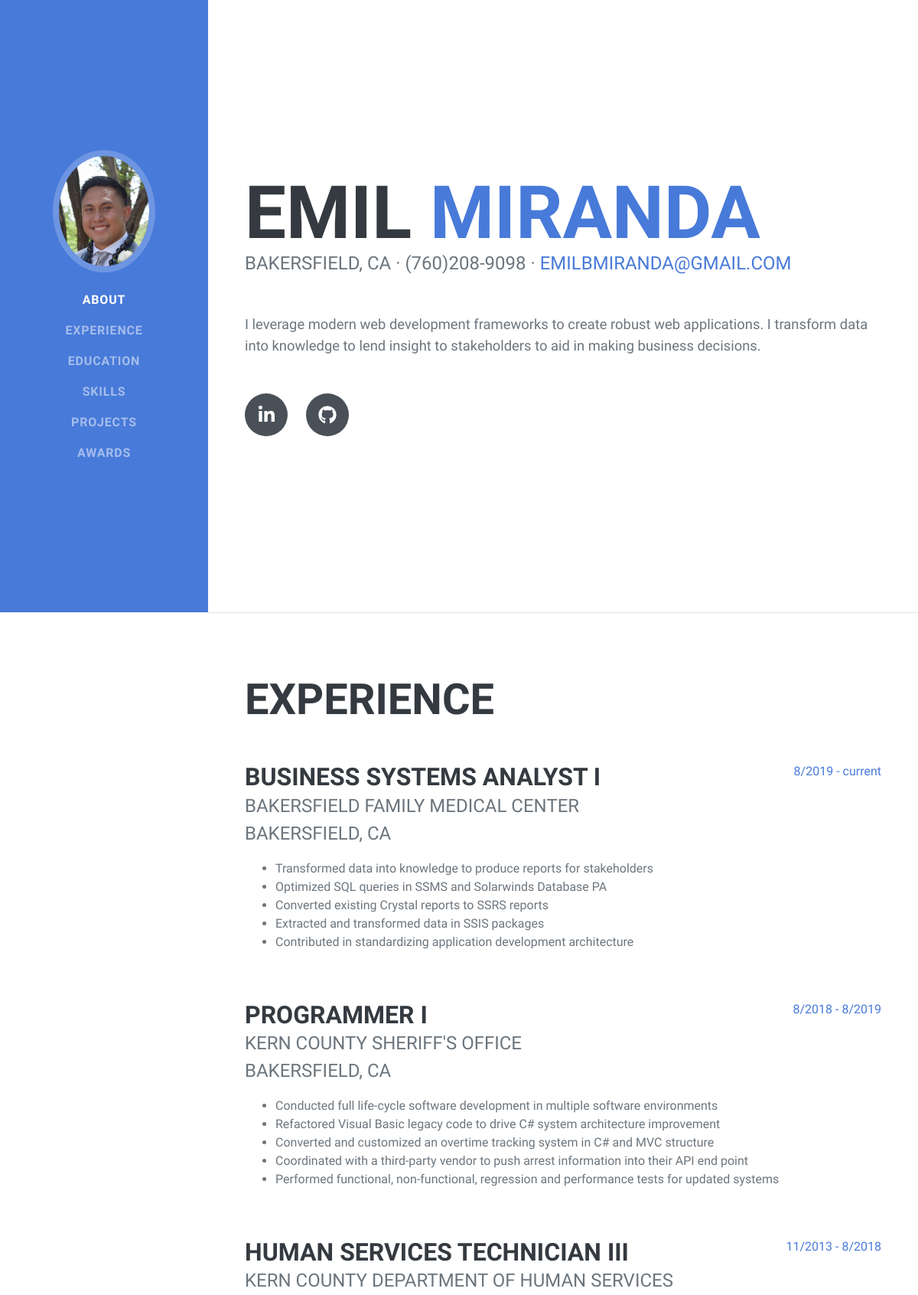
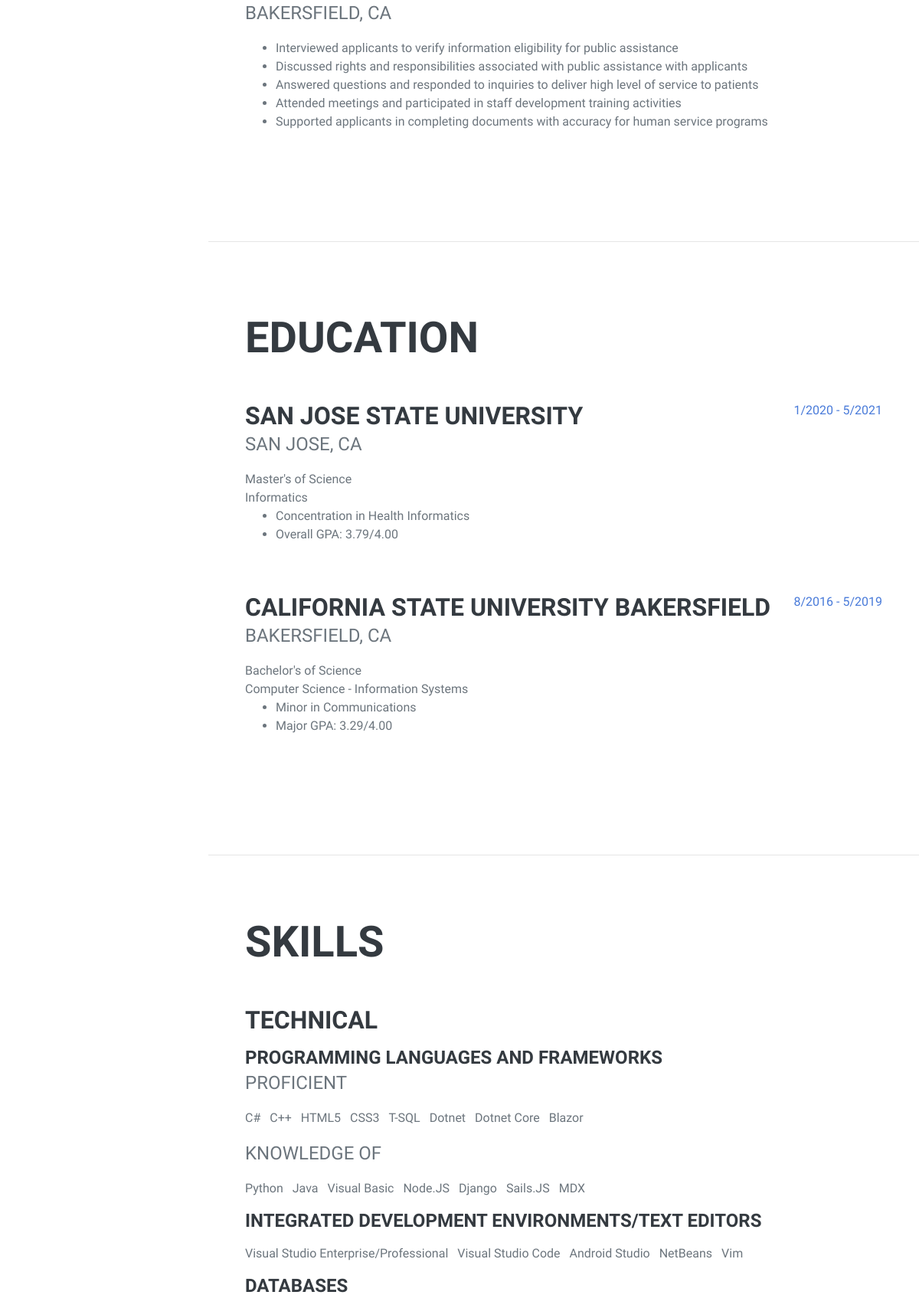
The page / (upper part) on the database its author committed (2 pictures, top to bottom).
### me/models.py (models this page shows)
class Me(models.Model):
    first_name = models.CharField(max_length=4)
    last_name = models.CharField(max_length=13)
    phone_number = models.CharField(max_length=13)
    email_address = models.EmailField(max_length=100)
    address = models.CharField(max_length=100)
    summary = models.CharField(max_length=300)

class Job(models.Model):
    job_title = models.CharField(max_length=100)
    company = models.CharField(max_length=100)
    location = models.CharField(max_length=100)
    responsibilties = models.ManyToManyField(JobResponsibility)
    start_date = models.DateField()
    end_date = models.DateField(blank=True, null=True)

class JobResponsibility(models.Model):
    responsibility = models.CharField(max_length=300)

class School(models.Model):
    school = models.CharField(max_length=100)
    location = models.CharField(max_length=100)
    degree_type = models.CharField(max_length=50)
    major = models.CharField(max_length=50)
    start_date = models.DateField()
    end_date = models.DateField(blank=True, null=True)
    descriptions = models.ManyToManyField(SchoolDescription)

class SchoolDescription(models.Model):
    description = models.CharField(max_length=100)

class Skill(models.Model):
    PROGRAMMING_LANGUAGE = 'Programming Language'
    PROFICIENT = 'Proficient'
    KNOWLEDGE = 'Knowledge of'
    DATABASE = 'Database'
    IDE = 'Integrated Development Environment/Text Editor'
    REPORT = 'Report/Analytics'
    ETL = 'ETL'
    NON_TECHNICAL = 'Non-technical'
    SKILL_TYPE_CHOICES = (
        (PROGRAMMING_LANGUAGE, 'Programming Language'),
        (DATABASE, 'Database'),
        (IDE, 'Integrated Development Environment/Text Editor'),
        (REPORT, 'Report/Analytics'),
        (ETL, 'ETL'),
        (NON_TECHNICAL, 'Non-technical'),
    )
    SKILL_SUBTYPE_CHOICES = (
        (PROFICIENT, 'Proficient'),
        (KNOWLEDGE, 'Knowledge of'),
    )
    skill = models.CharField(max_length=100)
    skill_type = models.CharField(max_length=100, choices=SKILL_TYPE_CHOICES)
    skill_subtype = models.CharField(max_length=20, choices=SKILL_SUBTYPE_CHOICES, blank=True, null=True)

### me/views.py (the view)
# urls.py: 2. Add a URL to urlpatterns:  path('', views.home, name='home')
def home(request):
    mes = Me.objects
    jobs = Job.objects
    schools = School.objects
    skills = Skill.objects
    projects = Project.objects
    awards = Award.objects
    return render(request, "me/home.html",
        {'mes':mes, 'jobs':jobs, 'schools':schools, 'skills':skills, 'projects':projects, 'awards':awards})

### me/templates/me/home.html (shortened to what this page needs)
<!DOCTYPE html>
<html lang="en">
    <head>
        <link rel="stylesheet" href="https://stackpath.bootstrapcdn.com/bootstrap/4.5.0/css/bootstrap.min.css">
        {% load static %}
        <link rel="stylesheet" href="{% static 'css/styles.css' %}">
    </head>
    {% for me in mes.all %}
    <body id="page-top">
        <nav class="navbar navbar-expand-lg navbar-dark bg-primary fixed-top" id="sideNav">
            {% load static %}
            <a class="navbar-brand js-scroll-trigger" href="#page-top"><span class="d-block d-lg-none">{{ me.first_name}} {{ me.last_name}}</span><span class="d-none d-lg-block"><img class="img-fluid img-profile rounded-circle mx-auto mb-2" src="{% static 'images/profile.jpeg' %}" alt="" /></span></a>
            <div class="collapse navbar-collapse" id="navbarSupportedContent">
                <ul class="navbar-nav">
                    <li class="nav-item"><a class="nav-link js-scroll-trigger" href="#about">About</a></li>
                    <li class="nav-item"><a class="nav-link js-scroll-trigger" href="#experience">Experience</a></li>
                    <li class="nav-item"><a class="nav-link js-scroll-trigger" href="#education">Education</a></li>
                    <li class="nav-item"><a class="nav-link js-scroll-trigger" href="#skills">Skills</a></li>
                    <li class="nav-item"><a class="nav-link js-scroll-trigger" href="#projects">Projects</a></li>
                    <li class="nav-item"><a class="nav-link js-scroll-trigger" href="#awards">Awards</a></li>
                </ul>
            </div>
        </nav>
        <div class="container-fluid p-0">
            <section class="resume-section" id="about">
                <div class="resume-section-content">
                    <h1 class="mb-0">{{ me.first_name}}<span class="text-primary"> {{ me.last_name}}</span></h1>
                    <div class="subheading mb-5">{{ me.address}} · {{ me.phone_number}} · <a href="mailto:{{ me.email_address}}">{{ me.email_address}}</a></div>
                    <p class="lead mb-5">{{ me.summary}}</p>
                    <div class="social-icons">
                        <a class="social-icon" href="https://www.linkedin.com/in/emilbmiranda/"><i class="fab fa-linkedin-in"></i></a><a class="social-icon" href="https://github.com/emilbmiranda"><i class="fab fa-github"></i></a>
                    </div>
                </div>
            </section>
            {% endfor %}
            <hr class="m-0" />
            <section class="resume-section" id="experience">
                <div class="resume-section-content">
                    <h2 class="mb-5">Experience</h2>
                    {% for job in jobs.all %}
                    <div class="d-flex flex-column flex-md-row justify-content-between mb-5">
                        <div class="flex-grow-1">
                            <h3 class="mb-0">{{ job.job_title }}</h3>
                            <div class="subheading mb-0">{{ job.company }}</div>
                            <div class="subheading mb-3">{{ job.location }}</div>
                            <ul>
                                {% for resp in job.responsibilties.all %}
                                <li>{{ resp.responsibility }}</li>
                                {% endfor %}
                            </ul>
                        </div>
                        <div class="flex-shrink-0"><span class="text-primary">{{ job.start_date.month}}/{{ job.start_date.year }} - {% if job.end_date == null %}current{% else %}{{ job.end_date.month }}/{{ job.end_date.year }}{% endif %}</span></div>
                    </div>
                    {% endfor %}
                </div>
            </section>
            <hr class="m-0" />
            <section class="resume-section" id="education">
                <div class="resume-section-content">
                    <h2 class="mb-5">Education</h2>
                    {% for school in schools.all %}
                    <div class="d-flex flex-column flex-md-row justify-content-between mb-5">
                        <div class="flex-grow-1">
                            <h3 class="mb-0">{{ school.school }}</h3>
                            <div class="subheading mb-3">{{ school.location }}</div>
                            <div>{{ school.degree_type }}</div>
                            <div>{{ school.major }}</div>
                            <ul>
                                {% for description in school.descriptions.all %}
                                <li>{{ description.description }}</li>
                                {% endfor %}
                            </ul>
                        </div>
                        <div class="flex-shrink-0"><span class="text-primary">{{ school.start_date.month }}/{{ school.start_date.year }} - {{ school.end_date.month }}/{{ school.end_date.year }}</span></div>
                    </div>
                    {% endfor %}
                </div>
            </section>
            <hr class="m-0" />
            <section class="resume-section" id="skills">
                <div class="resume-section-content">
                    <h2 class="mb-5">Skills</h2>
                    <h3 class="mb-3">Technical</h3>
                    <h4 class="mb-0">Programming Languages and Frameworks</h4>
                    <div class="subheading mb-3">Proficient</div>
                    <ul class="list-inline">
                        {% for skill in skills.all %}
                            {% if skill.skill_type == 'Programming Language' %}
                                {% if skill.skill_subtype == 'Proficient' %}
                                    <li class="list-inline-item">{{ skill.skill }}</li>
                                {% endif %}
                            {% endif %}
                        {% endfor %}
                    </ul>
                    <div class="subheading mb-3"></divnclass>Knowledge of</div>
                    <ul class="list-inline">
                        {% for skill in skills.all %}
                            {% if skill.skill_type == 'Programming Language' %}
                                {% if skill.skill_subtype == 'Knowledge of' %}
                                    <li class="list-inline-item">{{ skill.skill }}</li>
                                {% endif %}
                            {% endif %}
                        {% endfor %}
                    </ul>
                    <h4 class="mb-3">Integrated Development Environments/Text Editors</h4>
                    <ul class="list-inline">
                        {% for skill in skills.all %}
                            {% if skill.skill_type == 'Integrated Development Environment/Text Editor' %}
                                <li class="list-inline-item">{{ skill.skill }}</li>
                            {% endif %}
                        {% endfor %}
                    </ul>
                    <h4 class="mb-3">Databases</h4>
                </div>
            </section>
        {% load static %}
    </body>
</html>

### rows shown on the page
Me: first_name "EMIL", last_name "MIRANDA", address "BAKERSFIELD, CA", phone_number "(760)208-9098", email_address "EMILBMIRANDA@GMAIL.COM", summary "I leverage modern web development frameworks to create robust web applications. I transform data into knowledge to lend insight to stakeholders to aid in making business decisions."
Job: job_title "BUSINESS SYSTEMS ANALYST I", company "BAKERSFIELD FAMILY MEDICAL CENTER", location "BAKERSFIELD, CA", start_date.month "8", start_date.year "2019", shows "current"
JobResponsibility: responsibility "Transformed data into knowledge to produce reports for stakeholders"
JobResponsibility: responsibility "Optimized SQL queries in SSMS and Solarwinds Database PA"
JobResponsibility: responsibility "Converted existing Crystal reports to SSRS reports"
JobResponsibility: responsibility "Extracted and transformed data in SSIS packages"
JobResponsibility: responsibility "Contributed in standardizing application development architecture"
Job: job_title "PROGRAMMER I", company "KERN COUNTY SHERIFF'S OFFICE", location "BAKERSFIELD, CA", start_date.month "8", start_date.year "2018", end_date.month "8", end_date.year "2019"
JobResponsibility: responsibility "Conducted full life-cycle software development in multiple software environments"
JobResponsibility: responsibility "Refactored Visual Basic legacy code to drive C# system architecture improvement"
JobResponsibility: responsibility "Converted and customized an overtime tracking system in C# and MVC structure"
JobResponsibility: responsibility "Coordinated with a third-party vendor to push arrest information into their API end point"
JobResponsibility: responsibility "Performed functional, non-functional, regression and performance tests for updated systems"
Job: job_title "HUMAN SERVICES TECHNICIAN III", company "KERN COUNTY DEPARTMENT OF HUMAN SERVICES", location "BAKERSFIELD, CA", start_date.month "11", start_date.year "2013", end_date.month "8", end_date.year "2018"
JobResponsibility: responsibility "Interviewed applicants to verify information eligibility for public assistance"
JobResponsibility: responsibility "Discussed rights and responsibilities associated with public assistance with applicants"
JobResponsibility: responsibility "Answered questions and responded to inquiries to deliver high level of service to patients"
JobResponsibility: responsibility "Attended meetings and participated in staff development training activities"
JobResponsibility: responsibility "Supported applicants in completing documents with accuracy for human service programs"
School: school "SAN JOSE STATE UNIVERSITY", location "SAN JOSE, CA", degree_type "Master's of Science", major "Informatics", start_date.month "1", start_date.year "2020", end_date.month "5", end_date.year "2021"
SchoolDescription: description "Concentration in Health Informatics"
SchoolDescription: description "Overall GPA: 3.79/4.00"
School: school "CALIFORNIA STATE UNIVERSITY BAKERSFIELD", location "BAKERSFIELD, CA", degree_type "Bachelor's of Science", major "Computer Science - Information Systems", start_date.month "8", start_date.year "2016", end_date.month "5", end_date.year "2019"
SchoolDescription: description "Minor in Communications"
SchoolDescription: description "Major GPA: 3.29/4.00"
Skill: skill "C#"
Skill: skill "C++"
Skill: skill "HTML5"
Skill: skill "CSS3"
Skill: skill "T-SQL"
Skill: skill "Dotnet"
Skill: skill "Dotnet Core"
Skill: skill "Blazor"
Skill: skill "Python"
Skill: skill "Java"
Skill: skill "Visual Basic"
Skill: skill "Node.JS"
Skill: skill "Django"
Skill: skill "Sails.JS"
Skill: skill "MDX"
Skill: skill "Visual Studio Enterprise/Professional"
Skill: skill "Visual Studio Code"
Skill: skill "Android Studio"
Skill: skill "NetBeans"
Skill: skill "Vim"
